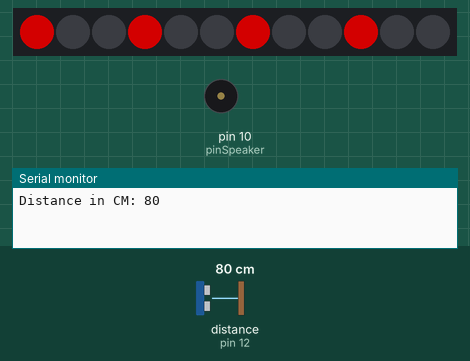
Bench run of a sketch on a simulated Arduino Uno, built with avr-gcc and run on an emulated ATmega328P. On the bench: 12 RGB LEDs in strip order, left to right, buzzer (waves = sounding), the last lines printed to the serial monitor. The test bench sets the inputs (shaded band); at power-on: distance to the obstacle (sensor on pin 12) 80 cm. The echo pulse lasts 58.3 µs per cm; dim RGB values are drawn brighter than linear.

Above: at 1.07 s.
1.3 s: distance to the obstacle (sensor on pin 12) set to 2 cm
4.5 s: distance to the obstacle (sensor on pin 12) set to 116 cm
6.1 s: distance to the obstacle (sensor on pin 12) set to 123 cm
At 7.3 s:
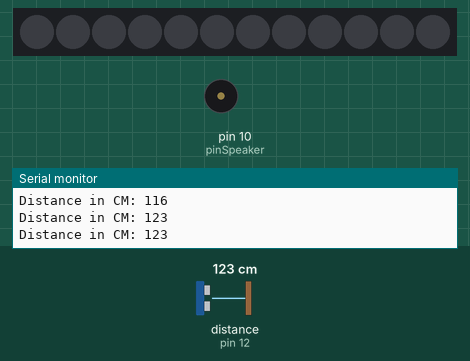
7.6 s: distance to the obstacle (sensor on pin 12) set to 4 cm
At 8.98 s:
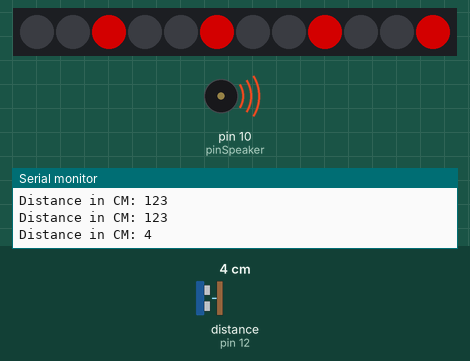
Timing chart, 0 to 11.6 s (numbered marks = the images above; inputs shaded):
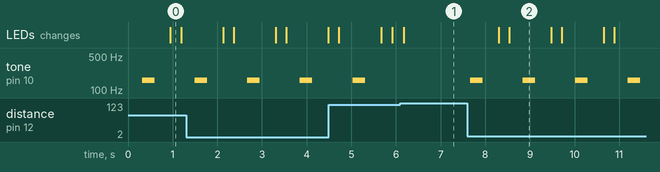

Measured:
- the behaviour switches between 119 and 120 cm on distance to the obstacle (sensor on pin 12) (found by bisection; images 0 and 1)
- after the input at 6.1 s, tone on pin 10 (pinSpeaker): stays silent (without the input it goes to 160 Hz after 0.12 s); the LEDs: change after 0.07 s (image 1)
- after the input at 7.6 s, tone on pin 10 (pinSpeaker): alternates 160 Hz for 0.28 s and silent for 0.90 s, starting after 0.07 s; the LEDs: first change after 0.70 s (image 2 shows a later state)
- by itself, tone on pin 10 (pinSpeaker): alternates 160 Hz for 0.28 s and silent for 0.90 s
- what the display in image 2 shows lasts 1.0 s, from 8.5 s to 9.5 s

The sketch:

PingSensor1.ino
```cpp
#include <Adafruit_NeoPixel.h>
#ifdef __AVR__
  #include <avr/power.h>
#endif

#define PIN 6
Adafruit_NeoPixel strip = Adafruit_NeoPixel(12, PIN, NEO_GRB + NEO_KHZ800);

#include <Ultrasonic.h>

/*
   Pass as a parameter the trigger and echo pin, respectively,
   or only the signal pin (for sensors 3 pins), like:
   Ultrasonic ultrasonic(13);
*/
Ultrasonic ultrasonic(12);
int pinSpeaker = 10;

void setup() {
  Serial.begin(9600);
  pinMode(pinSpeaker, OUTPUT);
  strip.begin();
  strip.show();
}

void loop() {
  Serial.print("Distance in CM: ");
  // Pass INC as a parameter to get the distance in inches
  Serial.println(ultrasonic.distanceRead());
  delay(250);

  if (ultrasonic.distanceRead() < 120) {

    playTone(300, 160);
    delay(150);
     theaterChase(strip.Color(127, 0, 0), 15);


  } else {
     colorWipe(strip.Color(0, 0, 0), 5);
     playTone(0, 0);
    delay(150);
  }


}
// duration in mSecs, frequency in hertz
void playTone(long duration, int freq) {
  duration *= 1000;
  int period = (1.0 / freq) * 1000000;
  long elapsed_time = 0;
  while (elapsed_time < duration) {
    digitalWrite(pinSpeaker, HIGH);
    delayMicroseconds(period / 2);
    digitalWrite(pinSpeaker, LOW);
    delayMicroseconds(period / 2);
    elapsed_time += (period);
  }
}
void colorWipe(uint32_t c, uint8_t wait) {
  for(uint16_t i=0; i<strip.numPixels(); i++) {
    strip.setPixelColor(i, c);
    strip.show();
    delay(wait);
  }
}
void theaterChase(uint32_t c, uint8_t wait) {
  for (int j=0; j<10; j++) {  //do 10 cycles of chasing
    for (int q=0; q < 3; q++) {
      for (uint16_t i=0; i < strip.numPixels(); i=i+3) {
        strip.setPixelColor(i+q, c);    //turn every third pixel on
      }
      strip.show();

      delay(wait);

      for (uint16_t i=0; i < strip.numPixels(); i=i+3) {
        strip.setPixelColor(i+q, 0);        //turn every third pixel off
      }
    }
  }
}
```
